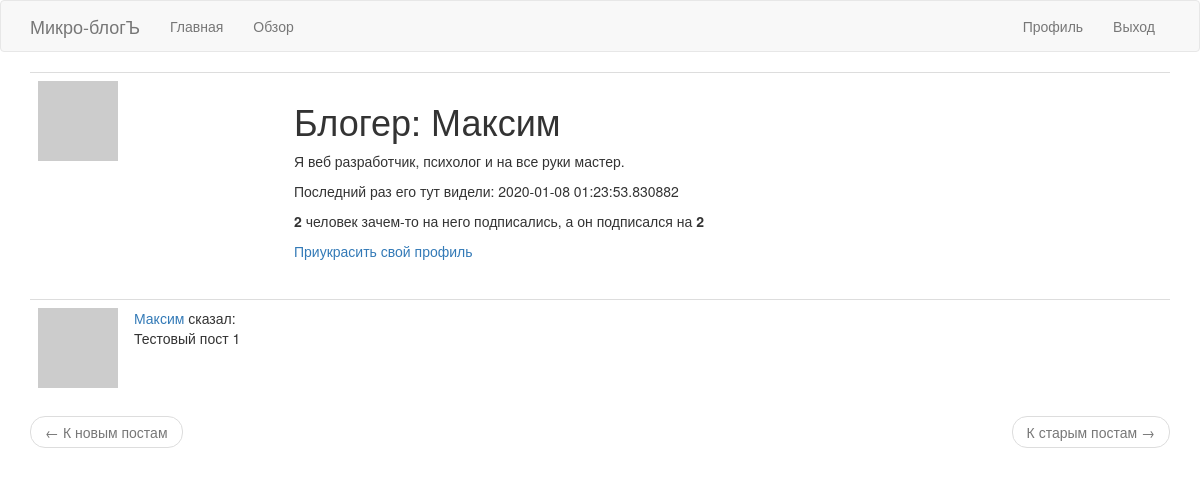
Page /user/Максим/ (signed in) on the earlier database version.
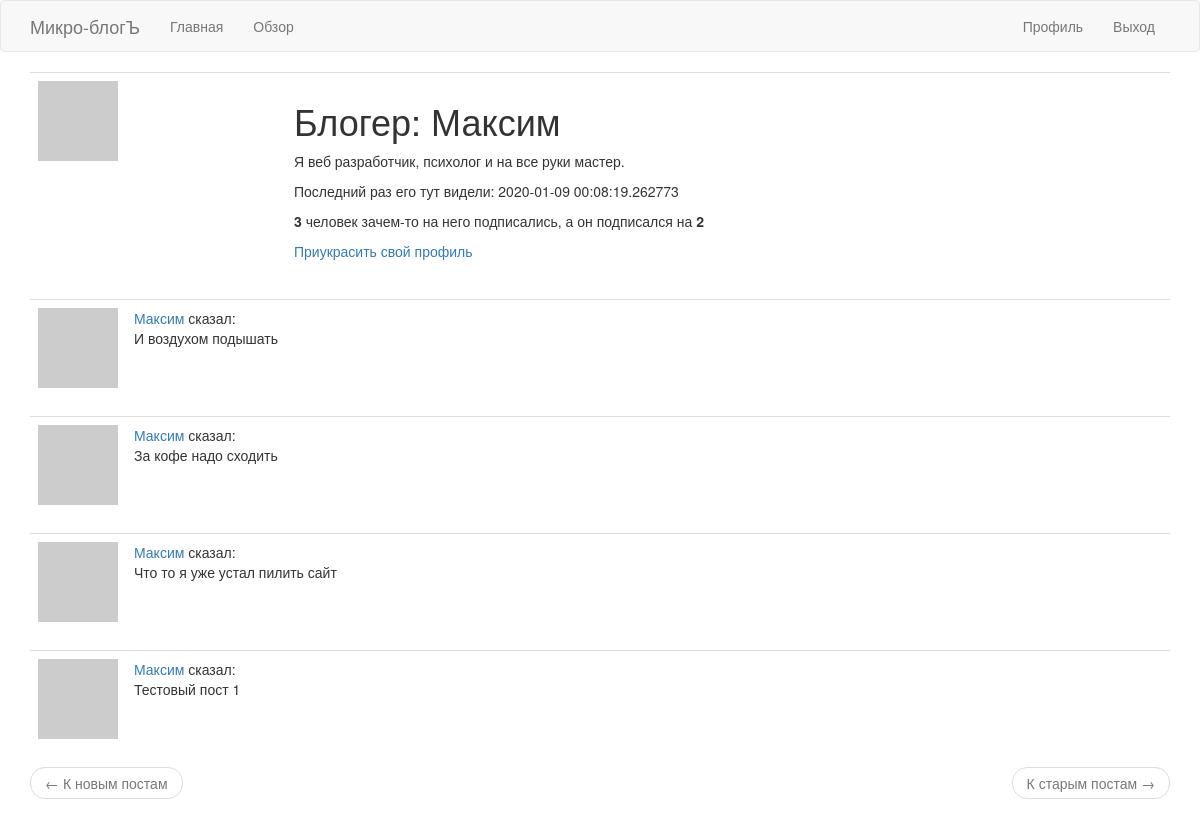
Same page on the later database version.
### app/models.py (models this page shows, shortened)
class User(UserMixin, db.Model):
    id = db.Column(db.Integer, primary_key=True)
    username = db.Column(db.String(64), index=True, unique=True)
    email = db.Column(db.String(120), index=True, unique=True)
    password_hash = db.Column(db.String(128))
    posts = db.relationship('Post', backref='author', lazy='dynamic')
    about_me = db.Column(db.String(140))
    last_seen = db.Column(db.DateTime, default=datetime.utcnow)
    followed = db.relationship(
        'User', secondary=followers,
        primaryjoin=(followers.c.follower_id == id),
        secondaryjoin=(followers.c.followed_id == id),
        backref=db.backref('followers', lazy='dynamic'), lazy='dynamic')
    def avatar(self, size):
        digest = md5(self.email.lower().encode('utf-8')).hexdigest()
        return 'https://www.gravatar.com/avatar/{}?d=identicon&s={}'.format(
            digest, size)

class Post(db.Model):
    id = db.Column(db.Integer, primary_key=True)
    body = db.Column(db.String(140))
    timestamp = db.Column(db.DateTime, index=True, default=datetime.utcnow)
    user_id = db.Column(db.Integer, db.ForeignKey('user.id'))

### app/routes.py (the view)
@app.route('/user/<username>/')
@login_required
def user(username):
    user = User.query.filter_by(username=username).first_or_404()
    page = request.args.get('page', 1, type=int)
    posts = user.posts.order_by(Post.timestamp.desc()).paginate(page, app.config['POSTS_PER_PAGE'], False)
    next_url = url_for('user', username=user.username, page=posts.next_num) if posts.has_next else None
    prev_url = url_for('user', username=user.username, page=posts.prev_num) if posts.has_prev else None
    return render_template('user.html', user=user, posts=posts.items, next_url=next_url, prev_url=prev_url)

### app/models.py (called while the page is built)
@login.user_loader
def load_user(id):
    return User.query.get(int(id))

### app/routes.py (called while the page is built)
@app.before_request
def before_request():
    if current_user.is_authenticated:
        current_user.last_seen = datetime.utcnow()
        db.session.commit()

### app/templates/user.html
{% extends "base.html" %}
{% block app_content %}
    <table class="table table-hover">
        <tr>
            <td width="256px"><img src="{{ user.avatar(256) }}"></td>
            <td>
                <h1>Блогер: {{ user.username }}</h1>
                {% if user.about_me %}<p>{{ user.about_me }}</p>{% endif %}
                {% if user.last_seen %}<p>Последний раз его тут видели: {{ user.last_seen }}</p>{% endif %}
                <p><b>{{ user.followers.count() }}</b> человек зачем-то на него подписались, а он подписался на <b>{{ user.followed.count() }}</b></p>
                {% if user == current_user %}
                <p><a href="{{ url_for('edit_profile') }}">Приукрасить свой профиль</a></p>
                {% elif not current_user.is_following(user) %}
                <p><a href="{{ url_for('follow', username=user.username) }}">Подписаться</a></p>
                {% else %}
                <p><a href="{{ url_for('unfollow', username=user.username) }}">Отписаться</a></p>
                {% endif %}
            </td>
        </tr>
    </table>
    {% for post in posts %}
        {% include '_post.html' %}
    {% endfor %}
    <nav aria-label="...">
        <ul class="pager">
            <li class="previous{% if not prev_url %} disabled{% endif %}">
                <a href="{{ prev_url or '#' }}">
                    <span aria-hidden="true">&larr;</span> К новым постам
                </a>
            </li>
            <li class="next{% if not next_url %} disabled{% endif %}">
                <a href="{{ next_url or '#' }}">
                    К старым постам <span aria-hidden="true">&rarr;</span>
                </a>
            </li>
        </ul>
    </nav>
{% endblock %}

### app/templates/_post.html
    <table class="table table-hover">
        <tr>
            <td width="70px">
                <a href="{{ url_for('user', username=post.author.username) }}">
                    <img src="{{ post.author.avatar(70) }}" />
                </a>
            </td>
            <td>
                <a href="{{ url_for('user', username=post.author.username) }}">
                    {{ post.author.username }}
                </a>
                сказал:
                <br>
                {{ post.body }}
            </td>
        </tr>
    </table>

Differences in the rows shown:
changed User "Максим": last_seen "2020-01-08 01:23:53.830882" → "2020-01-09 00:08:19.262773"
added Post: author.username "Максим", body "И воздухом подышать"
added Post: author.username "Максим", body "За кофе надо сходить"
added Post: author.username "Максим", body "Что то я уже устал пилить сайт"
Other differences:
{{ user.followers.count() }}: "2" → "3"
